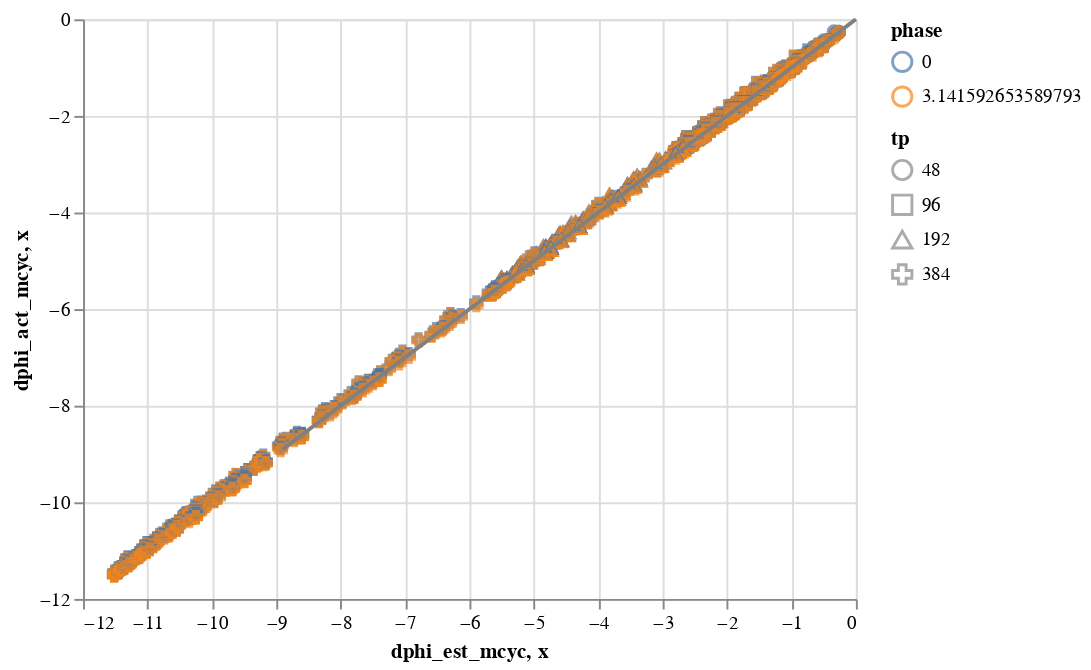

Notebook code cell kept with this figure:
### Markdown cell above
## Other plots

### Code cell
expt = alt.Chart(df).mark_point().encode(
    x='dphi_est_mcyc',
    y='dphi_act_mcyc',
    color='phase:N',
    shape='tp:N'
)
phase = alt.sequence(0, -9, -0.1, as_='x')
theory = alt.Chart(phase).mark_line(color='gray').encode(x='x:Q', y='x:Q')
together = expt + theory
together

### Figure 1 — Vega-Lite specification as saved in the notebook (floating-point values rounded to 4 significant figures; data arrays with more than 128 entries replaced by an {"elided": "..."} marker saying what was removed)
{"config": {"view": {"continuousWidth": 400, "continuousHeight": 300}}, "layer": [{"data": {"name": "data-a156b66334e6b1d5ae5ebab9d2933cc0"}, "mark": "point", "encoding": {"color": {"type": "nominal", "field": "phase"}, "shape": {"type": "nominal", "field": "tp"}, "x": {"type": "quantitative", "field": "dphi_est_mcyc"}, "y": {"type": "quantitative", "field": "dphi_act_mcyc"}}}, {"data": {"sequence": {"start": 0, "stop": -9, "step": -0.1, "as": "x"}}, "mark": {"type": "line", "color": "gray"}, "encoding": {"x": {"type": "quantitative", "field": "x"}, "y": {"type": "quantitative", "field": "x"}}}], "$schema": "https://vega.github.io/schema/vega-lite/v4.8.1.json", "datasets": {"data-a156b66334e6b1d5ae5ebab9d2933cc0": {"elided": "2160 records"}}}
